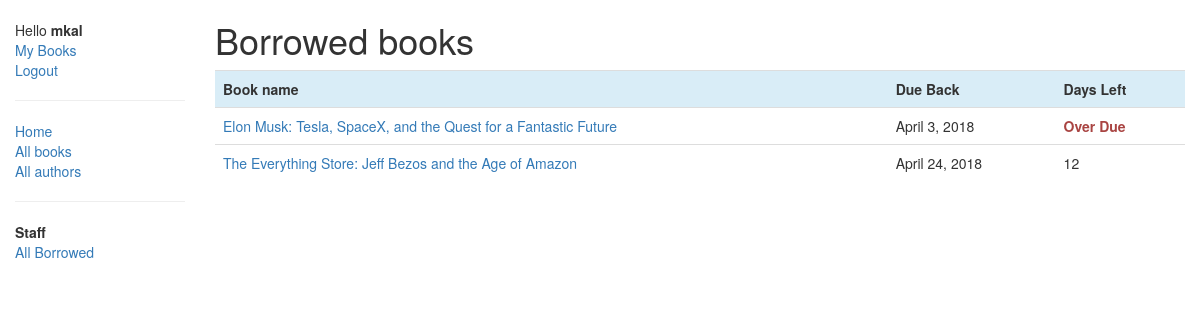
The app's page /catalog/mybooks/ (signed in) with its own data.
### catalog/models.py (models this page shows, shortened)
class BookInstance(models.Model):
    id = models.UUIDField(primary_key=True, default=uuid.uuid4,
                          help_text="Unique ID for this particular book across whole library")
    book = models.ForeignKey('Book', on_delete=models.SET_NULL, null=True)
    imprint = models.CharField(max_length=200)
    due_back = models.DateField(null=True, blank=True)
    borrower = models.ForeignKey(User, on_delete=models.SET_NULL, null=True, blank=True)
    LOAN_STATUS = (
        ('m', 'Maintenance'),
        ('o', 'On loan'),
        ('a', 'Available'),
        ('r', 'Reserved'),
    )
    status = models.CharField(max_length=1, choices=LOAN_STATUS, blank=True, default='m', help_text='Book availability')
    @property
    def left_days(self):
        return (self.due_back - date.today()).days
    class Meta:
        ordering = ["due_back"]
        permissions = (("can_mark_returned", "Set book as returned"),)

class Book(models.Model):
    title = models.CharField(max_length=200)
    author = models.ForeignKey('Author', on_delete=models.SET_NULL, null=True)
    summery = models.TextField(max_length=1000, help_text="Enter a brief description of the book ")
    isbn = models.CharField('ISBN', max_length=13,
                            help_text='13 Character <a href="https://www.isbn-international.org/content/what-isbn">ISBN number</a>')
    genre = models.ManyToManyField(Genre, help_text="Select a genre for this book.")
    language = models.ForeignKey('Language', on_delete=models.SET_NULL, null=True)
    def display_genre(self):
        return ", ".join([genre.name for genre in self.genre.all()[:3]])
    display_genre.short_description = 'Genre'

### catalog/views.py (the view)
# urls.py: path('mybooks/', views.LoanedBooksByUserListView.as_view(), name="mybooks"),
class LoanedBooksByUserListView(BookInstanceListView):
    template_name = 'lists/loaned_book_list.html'
    def get_queryset(self):
        return BookInstance.objects.filter(borrower=self.request.user).filter(status__exact='o').order_by('due_back')

### catalog/templates/lists/loaned_book_list.html
{% extends "base.html" %}
{% block content %}
    <h1>Borrowed books</h1>
    {% if bookinstance_list %}
        <table class="table">
            <tr class="info">
                <th>Book name</th>
                <th>Due Back</th>
                <th>Days Left</th>
            </tr>
            {% for bookinstance in bookinstance_list %}
                <tr>
                    <td><a href="{% url 'book-detail' bookinstance.book.pk %}">{{ bookinstance.book.title }}</a></td>
                    <td>{{ bookinstance.due_back }}</td>
                    {% if bookinstance.left_days < 0 %}
                        <td class="text-danger"><strong>Over Due</strong></td>
                    {% else %}
                        <td>{{ bookinstance.left_days }}</td>
                    {% endif %}
                </tr>
            {% endfor %}
        </table>
    {% else %}
        <p>There are no books borrowed.</p>
    {% endif %}
{% endblock %}

### catalog/templates/base.html (shortened to what this page needs)
<!DOCTYPE html>
<html lang="en">
<head>
    <link rel="stylesheet" href="https://maxcdn.bootstrapcdn.com/bootstrap/3.3.7/css/bootstrap.min.css">
    {% load static %}
    <link rel="stylesheet" href="{% static 'css/styles.css' %}">
</head>
<body>
<div class="container-fluid">
    <div class="row">
        <div class="col-sm-2">
            {% block sidebar %}
                <ul class="sidebar-nav">
                    {% if user.is_authenticated %}
                        <li>Hello <strong>{{ user.get_username }}</strong></li>
                        <li><a href="{% url 'mybooks' %}">My Books</a></li>
                        <li><a href="{% url 'logout' %}?next={{ request.path }}">Logout</a></li>
                        <hr>
                        <li><a href="{% url 'index' %}">Home</a></li>
                        <li><a href="{% url  'books' %}">All books</a></li>
                        <li><a href="{% url 'authors' %}">All authors</a></li>
                    {% else %}
                        <li><a href="{% url 'index' %}">Home</a></li>
                        <li><a href="{% url  'books' %}">All books</a></li>
                        <li><a href="{% url 'authors' %}">All authors</a></li>
                        <li><a href="{% url 'login' %}?next={{ request.path }}">Login</a></li>
                    {% endif %}
                    {% if perms.catalog.can_mark_returned %}
                        <hr>
                        <li><strong>Staff</strong></li>
                        <li><a href="{% url 'all-borrowed' %}">All Borrowed</a></li>
                    {% endif %}
                </ul>
            {% endblock %}
        </div>
        <div class="col-sm-10">
            {% block content %}{% endblock %}
        </div>
    </div>
</div>
</body>
</html>

### catalog/static/css/styles.css (style rules this page uses)
.sidebar-nav { margin-top: 20px; padding: 0; list-style: none; }

### records on screen
BookInstance: book "Elon Musk: Tesla, SpaceX, and the Quest for a Fantastic Future", due_back "April 3, 2018", shows "Over Due"
BookInstance: book "The Everything Store: Jeff Bezos and the Age of Amazon", due_back "April 24, 2018", left_days "12"

### other values on screen
{{ user.get_username }} "mkal"
